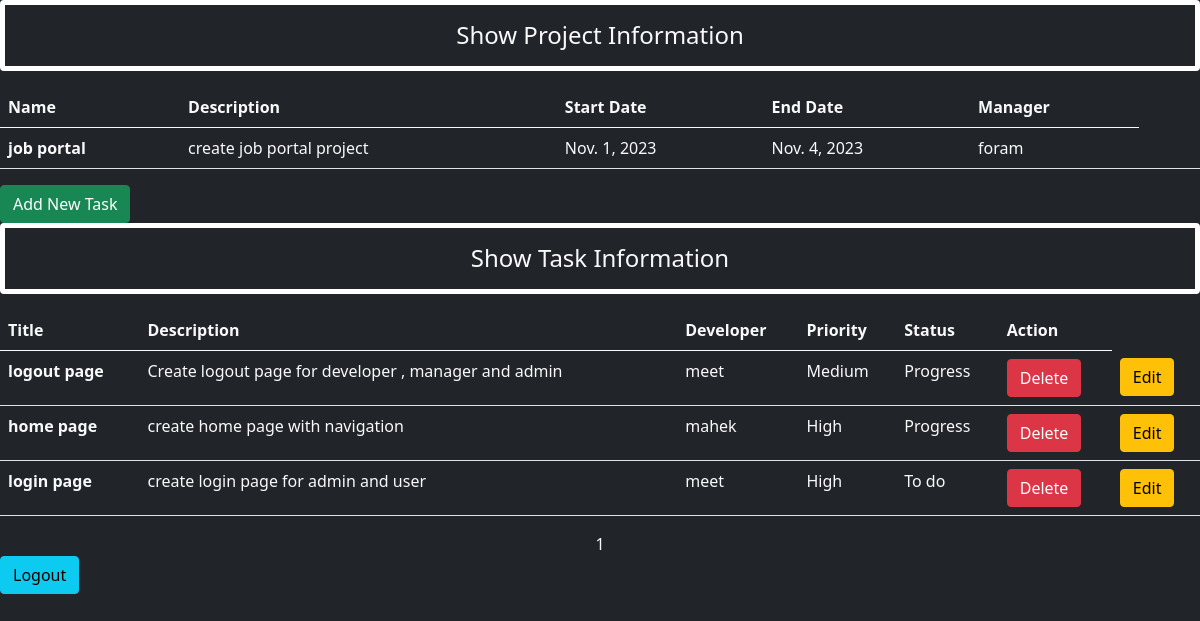
Before: /manager_home/?page=3 (signed in) with the older database file.
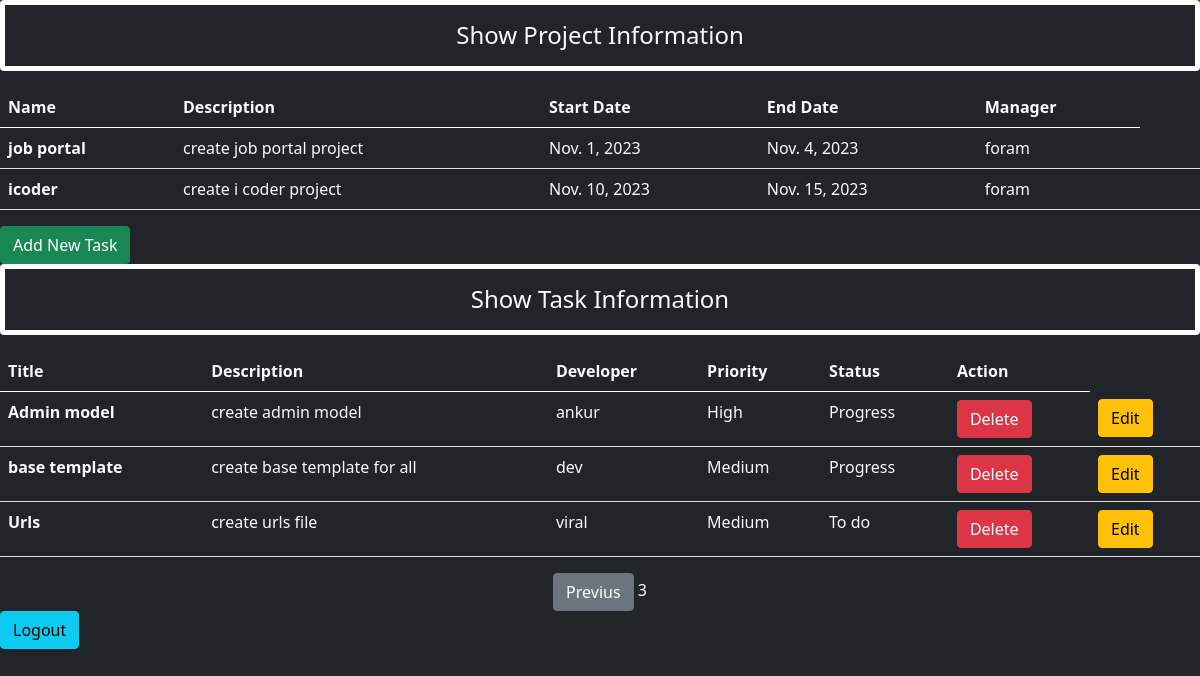
After: the same page with the newer database file.
### app/models.py (models this page shows, shortened)
class Project(models.Model):
    id = models.IntegerField(auto_created=True,primary_key=True)
    name = models.CharField(max_length=255)
    description = models.CharField(max_length=255)
    start_date = models.DateField(null=False)
    end_date = models.DateField(null=False)
    list_of_team_member = models.ForeignKey(User,on_delete=models.CASCADE)

class User(AbstractUser):
    is_developer = models.BooleanField('is_developer',default=False)
    is_manager = models.BooleanField('is_manager',default=False)
    is_admin = models.BooleanField('is_admin',default=False)

class Task(models.Model):
    id = models.IntegerField(auto_created=True,primary_key=True)
    title = models.CharField(max_length=255)
    description = models.CharField(max_length=255)
    priority = models.CharField(max_length=50,choices=Priority_choice)
    status = models.CharField(max_length=50,choices=status_choice)
    select_developer =models.ForeignKey(User,on_delete=models.CASCADE)

### app/views.py (the view)
# urls.py: path('manager_home/',views.manager_home,name='manager_home'),
def manager_home(request):
    if request.user.is_manager:
        name = request.user
        project = Project.objects.filter(list_of_team_member=name)
        tasks = Task.objects.all().order_by('status')
        p = Paginator(tasks, 3)
        page_number = request.GET.get('page')
        try:
            page_obj=p.get_page(page_number)
        except PageNotAnInteger:
            page_obj =p.page(1)
        except EmptyPage:
            page_obj=p.page(p.num_pages)
        return render(request,'app/manager_home.html',{'project':project,'tasks':tasks,'page_obj':page_obj})
    else:
        return HttpResponseRedirect('/login/')

### app/templates/app/manager_home.html (shortened to what this page needs)
<!DOCTYPE html>
<html lang="en">
<head>
    <link href="https://cdn.jsdelivr.net/npm/bootstrap@5.0.2/dist/css/bootstrap.min.css" rel="stylesheet">
</head>
<body class="bg-dark text-light">
    <div class="row">
        <div class="">
            <h4 class="text-center alert alert-grey border border-white border-5">Show Project Information</h4>
            {% if project %}
            <table class="table table-hover-light text-light">
                <thead>
                  <tr>
                    <th scope="col">Name</th>
                    <th scope="col">Description</th>
                    <th scope="col">Start Date</th>
                    <th scope="col">End Date</th>
                    <th scope="col">Manager</th>
                  </tr>
                </thead>
                <tbody>
                    {% for p in project %}
                  <tr>
                    <th scope="row">{{p.name}}</th>
                    <td>{{p.description}}</td>
                    <td>{{p.start_date}}
                    <td>{{p.end_date}}</td>
                    <td>{{p.list_of_team_member}}</td>
                    <td>
                    </td>
                    <td>
                  </tr>
                  {% endfor %}
                </tbody>
              </table>
            {% else %}
                <h4 class="text-center alert alert-grey border border-white">No record</h4>
            {% endif %}
            <a href="{% url "add_task" %}" class="btn btn-success btn-smx">Add New Task</a>
            <h4 class="text-center alert alert-grey border border-white border-5">Show Task Information</h4>
            {% if tasks %}
            <table class="table table-hover-light text-light">
                <thead>
                  <tr>
                    <th scope="col">Title</th>
                    <th scope="col">Description</th>
                    <th scope="col">Developer</th>
                    <th scope="col">Priority</th>
                    <th scope="col">Status</th>
                    <th scope="col">Action</th>
                  </tr>
                </thead>
                <tbody>
                    {% for p in page_obj.object_list %}
                  <tr>
                    <th scope="row">{{p.title}}</th>
                    <td>{{p.description}}</td>
                    <td>{{p.select_developer}}
                    <td>{{p.priority}}</td>
                    <td>{{p.status}}</td>
                    <td>
                         <form action="{% url 'deletetask' p.id %}" method='POST' class='d-inline'>
                            <input type="submit" value="Delete" class='btn btn-danger'>
                        </form>
                    </td>
                    <td>
                        <a href="{% url "updatetask" p.id %}" class="btn btn-warning btn-smx">Edit</a>
                  </tr>
                  {% endfor %}
                </tbody>
              </table>
            {% else %}
                <h4 class="text-center alert alert-warning">No record</h4>
                {% endif %}
                <center>
                  {%if page_obj.has_previous %}
                      <a href="?page={{page_obj.previous_page_number}}"  class="btn btn-secondary">Previus</a>
                  {% endif %}
                  <span>{{page_obj.number}}</span>
              </center>
              <a href="{% url "logout" %}" class="btn btn-info btn-smx">Logout</a>
        </div>
</body>
</html>

Changed rows visible on the page:
removed Task: title "logout page", description "Create logout page for developer , manager and admin", select_developer "meet", priority "Medium", status "Progress"
no longer on this page (row unchanged): Task: title "home page", description "create home page with navigation", select_developer "mahek", priority "High", status "Progress"
no longer on this page (row edited): Task: title "login page", description "create login page for admin and user", select_developer "meet", priority "High", status "To do"
added Project: name "icoder", description "create i coder project", start_date "Nov. 10, 2023", end_date "Nov. 15, 2023", list_of_team_member "foram"
added Task: title "Admin model", description "create admin model", select_developer "ankur", priority "High", status "Progress"
added Task: title "base template", description "create base template for all", select_developer "dev", priority "Medium", status "Progress"
added Task: title "Urls", description "create urls file", select_developer "viral", priority "Medium", status "To do"
Other visible differences:
{{ page_obj.number }}: "1" → "3"
text now shown: "Previus"
